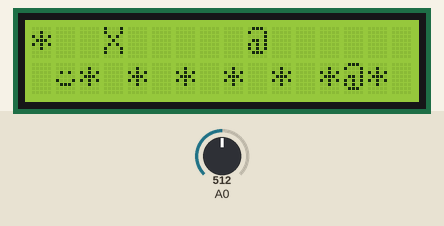
A sketch run on a simulated Arduino Uno, built with avr-gcc and run on an emulated ATmega328P. On the bench: 16×2 character LCD. Inputs (shaded band) come from the test bench; at power-on: A0 = 512. Random numbers use the default seed unless the sketch sets one; what the sketch prints to the serial monitor is not drawn. At 6.4 s the program stops and its outputs stay as they are.

Above: at 1.2 s.
1.3 s: A0 set to 165
2.8 s: A0 set to 134
At 3.4 s:
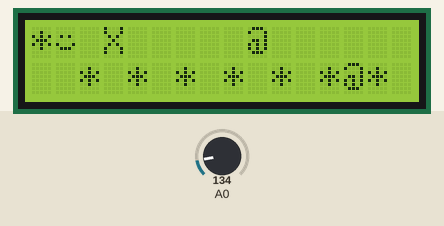
4.4 s: A0 set to 40
At 4.64 s:
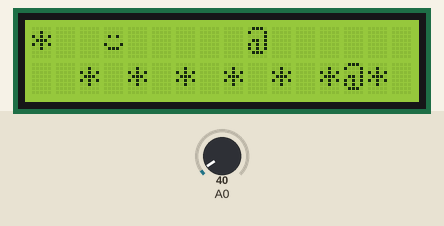
At 7.5 s:
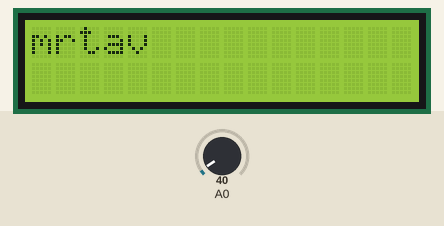
Timing chart, 0 to 7.9 s (numbered marks = the images above; inputs shaded):
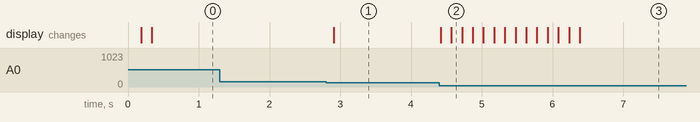

Measured:
- the behaviour switches between 150 and 149 on A0 (found by bisection; images 0 and 1)
- after the input at 1.3 s, every drawn part: stays the same
- after the input at 2.8 s, the display: changes after 0.11 s (image 1)
- after the input at 4.4 s, the display: first changes at once (image 2 shows a later state)

The sketch:

zad2.ino
```cpp
#include<LiquidCrystal.h>
LiquidCrystal lcd(8, 9, 4, 5, 6, 7);

byte smajli[8] = {B00000, B00000, B01010, B00000, B10001, B01110, B00000, B00000};
int osaX;
int osaY;

byte ocitajTaster()
{
  int temp = analogRead(0);

  if(temp < 700 && temp > 600)
    return 1; //select
  else if(temp < 460 && temp > 360)
    return 2; //left
  else if(temp < 150 && temp > 50)
    return 3; //up
  else if(temp < 300 && temp > 200)
    return 4; //down
  else if(temp < 49)
    return 5; //right
  else
    return 0; //nista nije pritisnuto
}

void setup() {
  // put your setup code here, to run once:
  Serial.begin(9600);
  lcd.begin(16, 2);
  randomSeed(analogRead(1));
  lcd.createChar(0, smajli);
}

//promenljive
int vrstaMine;
int i;
int pozicijaMine[16];
int kucicaX;
int kucicaY;
int zlatnikX1;
int zlatnikY1;
int zlatnikX2;
int zlatnikY2;
int zlatnikX3;
int zlatnikY3;

int brojacZlatnika;

void loop() {
  // put your main code here, to run repeatedly:
  lcd.clear();
  osaX = random(1, 8)*2 - 1;
  osaY = random(0, 2);

  kucicaX = random(1, 8)*2 - 1;
  if(kucicaX == osaX)
    kucicaX += 2;
  kucicaY = random(0, 2);
  lcd.setCursor(kucicaX, kucicaY);
  lcd.print('X');

  zlatnikX1 = random(1, 8)*2 - 1;
  if(zlatnikX1 == kucicaX || zlatnikX1 == osaX)
    zlatnikX1 += 2;
  zlatnikY1 = random(0, 2);
  lcd.setCursor(zlatnikX1, zlatnikY1);
  lcd.print('@');

  zlatnikX2 = random(1, 8)*2 - 1;
  if(zlatnikX2 == kucicaX || zlatnikX2 == osaX || zlatnikX2 == zlatnikX1)
    zlatnikX2 += 2;
  zlatnikY2 = random(0, 2);
  lcd.setCursor(zlatnikX2, zlatnikY2);
  lcd.print('@');

  zlatnikX3 = random(1, 8)*2 - 1;
  if(zlatnikX3 == kucicaX || zlatnikX3 == osaX || zlatnikX3 == zlatnikX1 || zlatnikX3 == zlatnikX2)
    zlatnikX3 += 2;
  zlatnikY3 = random(0, 2);
  lcd.setCursor(zlatnikX3, zlatnikY3);
  lcd.print('@');

  lcd.setCursor(osaX, osaY);
  lcd.write(byte(0));
  delay(115);

  Serial.println(" ");

  for(i = 0; i < 15; i++) //ceo niz punim nulama
  {
    pozicijaMine[i] = 5;
  }

  for(i = 0; i < 15; i++)   //postavljanje mina
  {
    if(i % 2 == 0)
    {
      vrstaMine = random(0, 2);
      if(vrstaMine == 0)
      {
        pozicijaMine[i] = 0;
      }
      else
      {
        pozicijaMine[i] = 1;
      }
      lcd.setCursor(i, vrstaMine);
      lcd.write('*');
    }
  }

  for(i = 0; i < 15; i++)
  {
    Serial.print(pozicijaMine[i]);
  }

  brojacZlatnika = 0;

  while(ocitajTaster() != 1)  //*************************GLAVNI WHILE*************************
  {
    lcd.setCursor(osaX, osaY);
    lcd.write(byte(0));
    delay(150);
    lcd.setCursor(kucicaX, kucicaY);
    lcd.print('X');

    if(ocitajTaster() == 5 && osaX < 15)
    {
      lcd.setCursor(osaX, osaY);
      lcd.print(" ");
      osaX++;
    }
    else if(ocitajTaster() == 2 && osaX > 0)
    {
      lcd.setCursor(osaX, osaY);
      lcd.print(" ");
      osaX--;
    }

    //************************************************************
    else if(ocitajTaster() == 3 && osaY > 0)
    {
      lcd.setCursor(osaX, osaY);
      lcd.print(" ");
      osaY--;
    }
    else if(ocitajTaster() == 4 && osaY < 1)
    {
      lcd.setCursor(osaX, osaY);
      lcd.print(" ");
      osaY++;
    }

    //********************
    //provera stanja
    if(osaY == pozicijaMine[osaX])
    {
      lcd.clear();
      lcd.print("mrtav");
      while(1);
    }

    if(osaX == zlatnikX1 && osaY == zlatnikY1)
    {
      brojacZlatnika++;
      zlatnikX1 = 0;
      zlatnikY1 = 0;
    }

    if(osaX == zlatnikX2 && osaY == zlatnikY2)
    {
      brojacZlatnika++;
      zlatnikX2 = 0;
      zlatnikY2 = 0;
    }

    if(osaX == zlatnikX3 && osaY == zlatnikY3)
    {
      brojacZlatnika++;
      zlatnikX3 = 0;
      zlatnikY3 = 0;
    }

    Serial.println(brojacZlatnika);

    if(brojacZlatnika >= 3 && osaX == kucicaX && osaY == kucicaY)
    {
      lcd.clear();
      lcd.print("POBEDIO :)");
      while(1);
    }
  }

}
```
